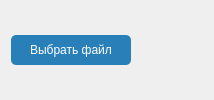
     <widget class="QWidget" name="choise_file_widget" native="true">
      <layout class="QHBoxLayout" name="horizontalLayout_4">
       <item>
        <widget class="QPushButton" name="choise_file_btn">
         <property name="minimumSize">
          <size>
           <width>120</width>
           <height>30</height>
          </size>
         </property>
         <property name="maximumSize">
          <size>
           <width>16777215</width>
           <height>30</height>
          </size>
         </property>
         <property name="toolTip">
          <string>Выберите проект/эскиз</string>
         </property>
         <property name="styleSheet">
          <string notr="true">QPushButton{
 background-color:#2980B9;
     border-style: outset;
     border-radius: 5%;
     font: 12pt &quot;Times New Roman&quot;;
	 color:white;
 }

QPushButton:hover{
     background-color:qlineargradient(spread:pad, x1:0, y1:0, x2:1, y2:1, stop:0 rgba(232, 152, 12, 255), stop:1 rgba(221, 171, 65, 255));
     border-style: inset;
     font: 14pt &quot;Times New Roman&quot;;
	 color:black;
 }</string>
         </property>
         <property name="text">
          <string>Выбрать файл</string>
         </property>
        </widget>
       </item>
       <item>
        <widget class="QLabel" name="ok_lbl">
         <property name="minimumSize">
          <size>
           <width>30</width>
           <height>30</height>
          </size>
         </property>
         <property name="maximumSize">
          <size>
           <width>30</width>
           <height>30</height>
          </size>
         </property>
         <property name="layoutDirection">
          <enum>Qt::LeftToRight</enum>
         </property>
         <property name="styleSheet">
          <string notr="true">image:url(:/table/tables/dialog_ok_apply_icon.png);
</string>
         </property>
         <property name="text">
          <string/>
         </property>
         <property name="scaledContents">
          <bool>true</bool>
         </property>
         <property name="alignment">
          <set>Qt::AlignRight|Qt::AlignTrailing|Qt::AlignVCenter</set>
         </property>
        </widget>
       </item>
       <item>
        <widget class="QLabel" name="quatn_files_lbl">
         <property name="minimumSize">
          <size>
           <width>30</width>
           <height>30</height>
          </size>
         </property>
         <property name="maximumSize">
          <size>
           <width>30</width>
           <height>30</height>
          </size>
         </property>
         <property name="layoutDirection">
          <enum>Qt::LeftToRight</enum>
         </property>
         <property name="styleSheet">
          <string notr="true">font: bold 14pt &quot;Times New Roman&quot;;
color: #2980B9;
</string>
         </property>
         <property name="text">
          <string/>
         </property>
         <property name="scaledContents">
          <bool>true</bool>
         </property>
         <property name="alignment">
          <set>Qt::AlignCenter</set>
         </property>
        </widget>
       </item>
      </layout>
     </widget>
